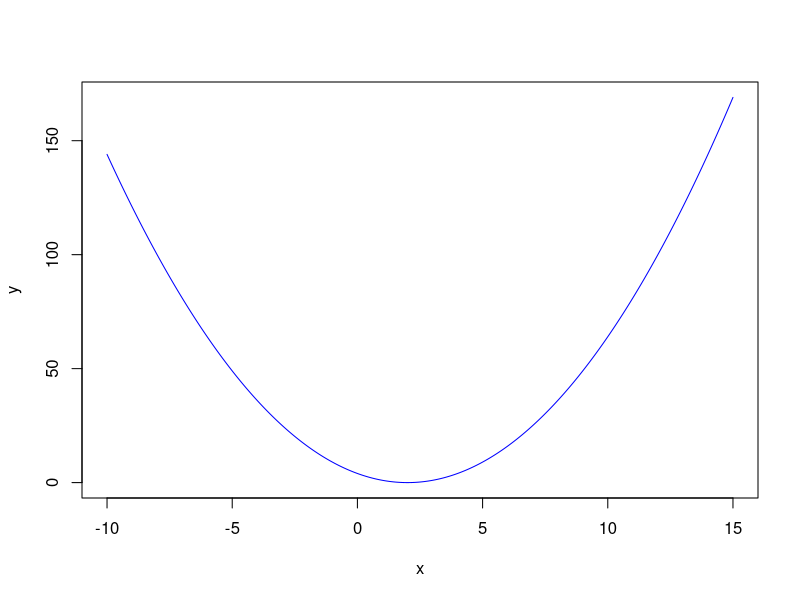
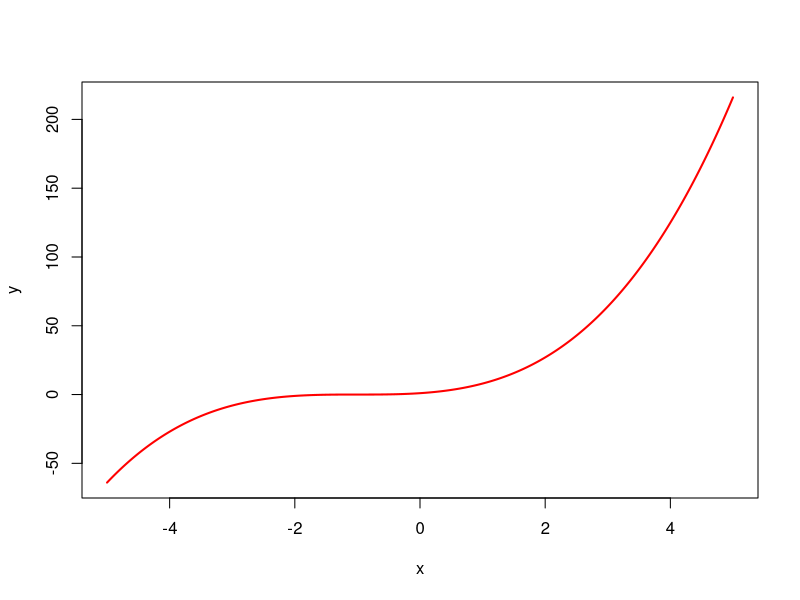

Recreate these plots in R, in order. (Note: this script raises an error after producing the figures.)
rm(list = ls())

a<-1+1
a

b<-2^3
b

c<-2*3
c

d<-4/2
d

#####################################
x <- c(1, 3, 4, 8, 9)
x

y<-x+2
y

z<-x^2
z

######## some functions #############
sum(x)
mean(x)  
sd(x)   #standard deviation

log(x)
exp(x)
max(x)

length(x)

k<-length(x)
k

########## sequence #################

d<- 1:10
d

d2<-seq(from=1, to=10, 1)
d2

d3<-seq(from=10, to=0, -2)
d3

e<- -3:5
e

k<-5:1
k

j<-2*x+3
j

l<-5:1*x
l

######### [ ] ############
#x <- c(1, 3, 4, 8, 9)

x[5]

a<-x[c(1,4)] #Take the 1st and 4th numbers.
a

b<-x[-c(2,3,5)] # Take the numbers except for the 2th, 3th, and 5th elements. 
b

#########################
a <- rep(1, 10) #replicate 1 ten times
a

#####################
years <- 2000:2019
years

head(years)
tail(years)

years.q<-seq(from=2000.0, to=2019.75, by=0.25)
years.q


######################## matrix #############################
A <- matrix(1:6, nrow = 2, byrow=TRUE) #nrow=number of rows
A

A2 <- matrix(1:6, nrow = 2, byrow=FALSE) #nrow=number of rows
A2

B <- matrix(1:6, ncol = 3, byrow=FALSE)
B

B2 <- matrix(1:6, ncol = 3)
B2

t(A) #transpose of A

dim(A)

nrow(A)

ncol(A)


D1<-A[1:2, c(1,3)] #extract the numbers corresponding to the 1st and 2nd rows 
                   #and the first and third columns
D1

D2<-A[1, ]
D2

D3<-A[ ,2]
D3

D4<-A[2,1]
D4


#####################
inverseD1<-solve(D1) #inverse matrix of D1
inverseD1

#####################
diag(1,4) #4by4 

diag(4,4) #4by4

diag(4,2) #2by2

u.mat<-diag(1,2) %*% diag(1,2) #matrix multiplication, %*%
u.mat

#####################
D5<-rbind(D1, diag(4,2))
D5

D6<-cbind(D1, diag(4,2))
D6
#####################
#x <- c(1, 3, 4, 8, 9)
names(x) <- c("a", "b", "c", "d", "e")
x

rownames(D1)<-c("row_1", "row_2")
colnames(D1)<-c("col_1", "col_2")
D1


#####################
rnorm(5) #random draws from the standard normal distribution with mean=0 and sd=1
rnorm(5)

rnorm(5, mean = 100, sd=1) #random draws from the normal distribution with mean=100 and sd=1
rnorm(5, mean = 100, sd=1)

runif(10, min=0, max=1) #runif( ) generates 10 random numbers from a uniform distribution


#####################
mylist <-list(sample=rnorm(5),
              family="normal distribution",
              parameters=list(mean=0, sd=1)
              )
mylist
mylist[]

mylist$sample
mylist[[1]]
mylist[["sample"]]


mylist$family
mylist[[2]]

mylist$parameters
mylist[[3]]

mylist$parameters$mean
mylist[[3]]$mean

mylist$parameters$sd
mylist[[3]]$sd


#####################
lt<-c("I will get A in this class")
lt


########## Logic: TRUE or False ###########
x <- c(1, 3, 4, 8, 9)

x<4 
(x<4)

x<=4

!(x<4) #opposite of (x<4)

x>3 | x<=4 #If x>3 or x<=4, return TRUE.

x>3 & x<=4 #If x>3 and x<=4, return TRUE.

x[which(x>3 & x<=4)] #Since the 3rd satisfies the conditions, 
                     #which(x>3 & x<=4) returns 3. Therefore, x[which(x>3 & x<=4)]
                     #prints x[3]. Note that x[3] is 4. 
x[3]

1==1 #If equal, return TRUE.

1!=1 #If not equal, return TRUE.

1>=2 #False


#-----------if else------------------------------------
if (rnorm(1)>0) {
    sum(x)
    } else {
    mean(x)
    }


#----------for loops--------------------------
#x <- c(1, 3, 4, 8, 9)
x[1] #Extract the 1st element in x
x[3] #Extract the 3rd element in x

y<-rep(0,4)
y

for(i in 2:5) {
  y[i-1]<-x[i]-x[i-1]
}
y

#------------------------------------
sum <- 0
for (i in 1:10){
  sum <- sum + i
}
sum
print(sum)

#-----------------------------------
save.y <- 0
sum <- 0
for (i in 1:10){
  sum <- sum + i
  save.y <- c(save.y, sum)
  print(sum)
}
sum
save.y

#-----------------------------------
sum <- 0
for (i in seq(2,10,2)){
  sum <- sum + i
}
sum

#---------------------------
sum <- 0
for (i in 1:10){
  sum <- sum + 1/i
}
sum


#------------while loop-------------------

sum <- 0
i <- 1
while (i<=10){
  sum <- sum + i
  i <- i + 1
}
sum

#-----------------------------------------
sum <- 0
i = 1
while (i<=10){
  sum <- sum + i
  i <- i + 2
}
sum

#---------define a function---------------
f <-function(x){
  (x-2)^2
}
f(4)

x <-seq(-10,15 , length=1001) #seq(from = -10, to = 15, by = 0.025)

head(x)
tail(x)
length(x)

#----------plot y-------------------------
y <- f(x)
y

dev.new()
plot(x,y, type="l", col="blue") #points: type="p"


#---------integration---------------------
f <-function(x) {
  x^3+3*x^2+3*x+1
} 
x <- seq(-5,5,0.01)
length(x)
y <-f(x)

dev.new()
plot(x,y, type="l", col="red", lwd=2)
## type = line, color = red, line_wide = 2

f12<-integrate(f, lower = 1, upper = 2)
f12


#---------differentiation-----------------
#install.packages("Deriv")
install.packages('Deriv')
library(Deriv)  ## derivative 미분, 도함수

f1<-Deriv(f)
f1
f1(1)

plot(x, f1(x), type ='l', col = 'red', lwd = 2)
plot(x, y, type ='l', col = 'red', lwd = 2)

?Deriv

f2<-Deriv(f1)
f2

#----------------univariate normal distribution-------------------------------- 
mu<-0
sigma<-1

#PDF
normal_pdf <- function(x) {
  (1/sqrt(2*pi*sigma^2))*exp( -((x-mu)^2)/(2*sigma^2) )
}

## 염병할 표준정규분포 확률밀도함수 직접 입력해야 되는거 맞냐.

mu <- 0
sigma <- 1

normal_pdf <- function(x) {
  ((1/sqrt(2*pi*sigma^2))*exp(-(1/2)*((x-mu)/sigma)^2))
}

x <- seq(-5,5,0.01)
y <- normal_pdf(x)
y
#Plot normal distributions 
dev.new()
plot(x,y, type="l", col="red", lwd=2) #lty=1,

?plot()

f.norm<-integrate(normal_pdf, lower = -1.96, upper = 1.96)
f.norm

#-----------for loop: integration-----------------------------------------------

x <- seq(-1.96,1.96,0.0000001)
sum<-0
length(x)
for (i in 1:(length(x)-1)){
  sum<-sum+0.0000001*normal_pdf(x[i])
}
print(sum)

#------------Scatter Plot-------------------------------------------------------

n<-1000
x<-4+rnorm(n,mean=1,sd=5)
y<-1+2*x+rnorm(n,mean=0,sd=4)

## 함수 y = 2x + 1로 회귀되는 원소들을 만드는 수식

dev.new()
plot(x,y, pch=16, col="blue", 
     main=expression(paste("Sampling under ", beta[0], 
                           "=1", " ", "and", " ", beta[1], "=2")))
text(6, -15, "scatter plot", cex=1.5)
abline(a=1,b=2, col="red", lwd=3) ## line with parameter a, b